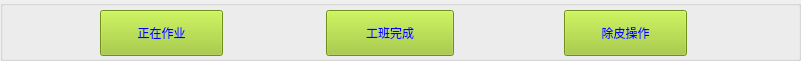
  <widget class="QGroupBox" name="groupBox_5">
   <property name="geometry">
    <rect>
     <x>0</x>
     <y>370</y>
     <width>801</width>
     <height>61</height>
    </rect>
   </property>
   <property name="minimumSize">
    <size>
     <width>0</width>
     <height>50</height>
    </size>
   </property>
   <property name="maximumSize">
    <size>
     <width>16777215</width>
     <height>100</height>
    </size>
   </property>
   <widget class="QPushButton" name="StartWorkBtn">
    <property name="geometry">
     <rect>
      <x>100</x>
      <y>10</y>
      <width>123</width>
      <height>46</height>
     </rect>
    </property>
    <property name="sizePolicy">
     <sizepolicy hsizetype="Preferred" vsizetype="Fixed">
      <horstretch>0</horstretch>
      <verstretch>0</verstretch>
     </sizepolicy>
    </property>
    <property name="minimumSize">
     <size>
      <width>0</width>
      <height>0</height>
     </size>
    </property>
    <property name="maximumSize">
     <size>
      <width>123</width>
      <height>90</height>
     </size>
    </property>
    <property name="styleSheet">
     <string notr="true">font: 75 22pt &quot;黑体&quot;;
background-color: rgb(155, 200, 40);
color: rgb(0, 0, 255);</string>
    </property>
    <property name="text">
     <string>正在作业</string>
    </property>
   </widget>
   <widget class="QPushButton" name="FinishWorkBtn">
    <property name="geometry">
     <rect>
      <x>326</x>
      <y>10</y>
      <width>128</width>
      <height>46</height>
     </rect>
    </property>
    <property name="sizePolicy">
     <sizepolicy hsizetype="Preferred" vsizetype="Fixed">
      <horstretch>0</horstretch>
      <verstretch>0</verstretch>
     </sizepolicy>
    </property>
    <property name="minimumSize">
     <size>
      <width>0</width>
      <height>46</height>
     </size>
    </property>
    <property name="maximumSize">
     <size>
      <width>1220</width>
      <height>90</height>
     </size>
    </property>
    <property name="styleSheet">
     <string notr="true">font: 75 22pt &quot;黑体&quot;;
background-color: rgb(155, 200, 40);
color: rgb(0, 0, 255);</string>
    </property>
    <property name="text">
     <string>工班完成</string>
    </property>
   </widget>
   <widget class="QPushButton" name="QuPi">
    <property name="geometry">
     <rect>
      <x>564</x>
      <y>10</y>
      <width>123</width>
      <height>46</height>
     </rect>
    </property>
    <property name="sizePolicy">
     <sizepolicy hsizetype="Preferred" vsizetype="Fixed">
      <horstretch>0</horstretch>
      <verstretch>0</verstretch>
     </sizepolicy>
    </property>
    <property name="minimumSize">
     <size>
      <width>70</width>
      <height>30</height>
     </size>
    </property>
    <property name="maximumSize">
     <size>
      <width>123</width>
      <height>78</height>
     </size>
    </property>
    <property name="styleSheet">
     <string notr="true">font: 75 22pt &quot;黑体&quot;;
background-color: rgb(155, 200, 40);
color: rgb(0, 0, 255);</string>
    </property>
    <property name="text">
     <string>除皮操作</string>
    </property>
   </widget>
   <zorder>FinishWorkBtn</zorder>
   <zorder>QuPi</zorder>
   <zorder>StartWorkBtn</zorder>
  </widget>
